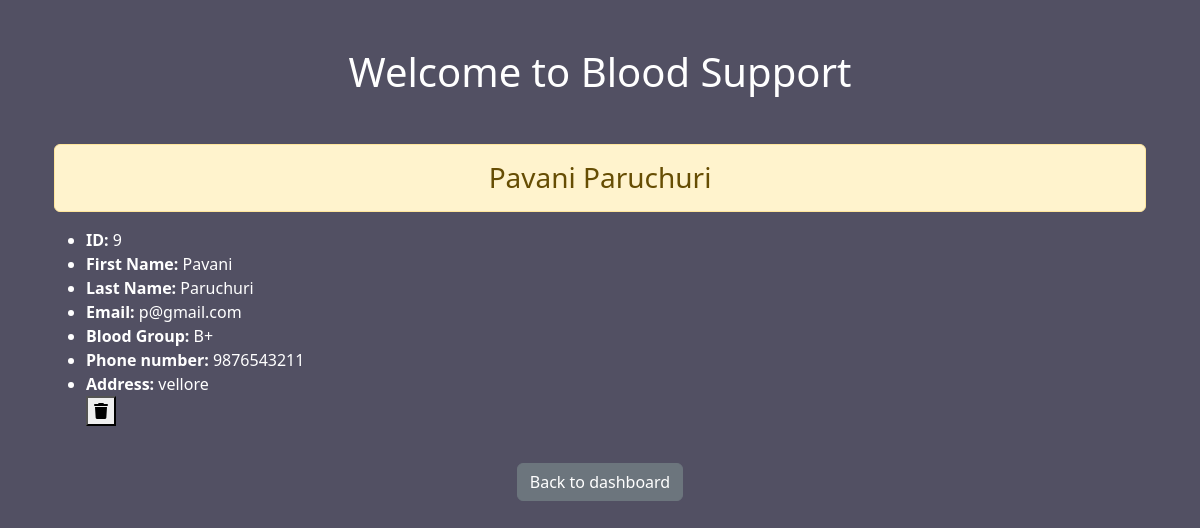
/donordetails/9 (signed in), run on the app's committed database.
### donors/models.py (models this page shows, shortened)
class Donor(models.Model):
    firstname=models.CharField(max_length=25,null=True)
    lastname=models.CharField(max_length=25,null=True)
    email=models.EmailField(max_length=60,null=True,unique=True)
    phone = models.IntegerField(null=True, unique=True)
    bloodgroup=models.CharField(max_length=5,null=True)
    address=models.CharField(max_length=100,null=True)
    username=models.CharField(max_length=50,null=True,unique=True)
    password=models.CharField(max_length=12,null=True)

### donors/views.py (the view)
# urls.py: path('donordetails/<int:id>',views.DonorDetails,name='donordetails'),
@login_required(login_url='login')
def DonorDetails(request,id):
    i=Donor.objects.get(id=id)
    context={
        'i':i,
    }
    return render(request,'donorDetails.html',context)

### templates/donorDetails.html (shortened to what this page needs)
{% extends 'base.html' %}
{% block content %}
<div class="container">
    <h3 class="alert alert-warning text-center"> {{i.firstname}} {{i.lastname}}  </h3>
            <ul class="text-white">
                <li><strong>ID: </strong>{{i.id}}</li>
                <li><strong>First Name: </strong>{{i.firstname}}</li>
                <li><strong>Last Name: </strong>{{i.lastname}}</li>
                <li><strong>Email: </strong>{{i.email}}</li>
                <li><strong>Blood Group: </strong>{{i.bloodgroup}}</li>
                <li><strong>Phone number: </strong>{{i.phone}}</li>
                <li><strong>Address: </strong>{{i.address}}</li>
                    <form action="{% url  'deletedonor' i.id %}" method="post" class="d-inline">
                        <button type="submit">
                            <i class="fa-solid fa-trash "></i>
                        </button>
                    </form>
            </ul>
            <div style="display: flex;justify-content: center;align-items: center;height: 10vh;">
                <a href="{% url 'admindashboard' %}" class="btn btn-secondary"> Back to dashboard</a>
            </div>
</div>
{% endblock content %}

### templates/base.html (style rules this page uses)
body { background-color: #525063; }

### data on the page
Donor: firstname "Pavani", lastname "Paruchuri", id "9", email "p@gmail.com", bloodgroup "B+", phone "9876543211", address "vellore"
